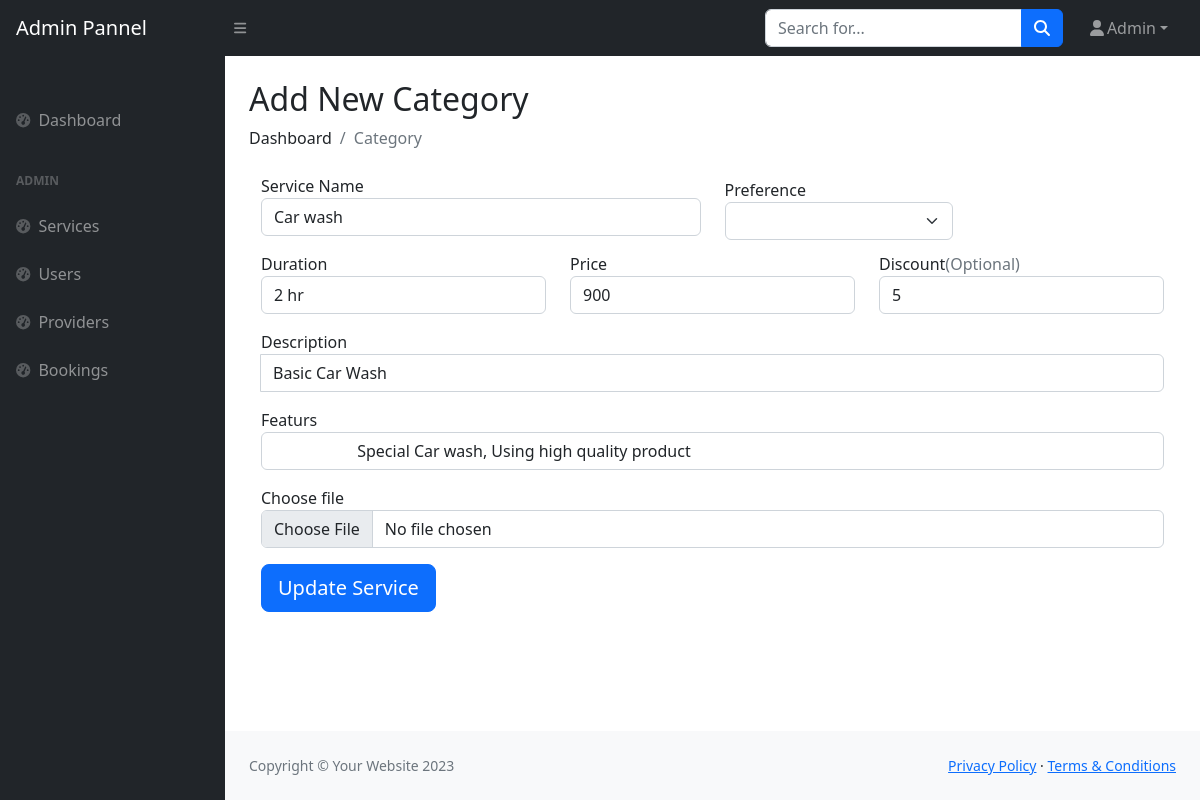
/admin/modify.php?sid=1 (signed in), run on the app's committed database.
### tables this page shows
CREATE TABLE `services` (
  `sid` int(11) NOT NULL,
  `sname` varchar(255) NOT NULL,
  `srating` int(11) NOT NULL,
  `sprice` int(11) NOT NULL,
  `sduration` varchar(10) NOT NULL,
  `sdes` varchar(255) NOT NULL,
  `sfeatures` varchar(255) NOT NULL,
  `scategory` int(11) NOT NULL,
  `simage` varchar(255) NOT NULL,
  `sattraction` varchar(255) DEFAULT NULL,
  `sdiscount` int(11) DEFAULT NULL,
  `screate` timestamp NOT NULL DEFAULT current_timestamp(),
  `created_by` int(11) DEFAULT NULL,
  `updated_by` int(11) DEFAULT NULL
);

### admin/modify.php (the view, shortened to what this page needs)
<?php require("./components/header.php");
$sid = isset($_GET['sid']) ? $_GET['sid'] : false;
if ($sid) {
    $src = "SELECT * FROM services WHERE sid=$sid";
    $rs = mysqli_query($conn, $src);
    $rec = mysqli_fetch_assoc($rs);
} else {
    $rec = ['sname' => '', 'scategory' => '', 'sduration' => '', 'sprice' => '', 'sdiscount' => '', 'sdes' => '', 'sfeatures' => ''];
}
?>
<main>
    <div class="container-fluid px-4">
        <h2 class="mt-4">Add New Category</h2>
        <ol class="breadcrumb mb-4">
            <li class="breadcrumb-item">Dashboard</li>
            <li class="breadcrumb-item active">Category</li>
        </ol>
        <div class="order-md-1 container">
            <form class="needs-validation" method="post" enctype="multipart/form-data">
                <div class="row">
                    <div class="col-md-6 mb-3">
                        <label for="firstName">Service Name </label>
                        <input type="text" class="form-control" id="firstName" placeholder="" name="sname" value="<?php echo $rec['sname'] ?>" required="">
                    </div>
                    <div class="col-auto my-1">
                        <label class="mr-sm-2" for="inlineFormCustomSelect">Preference</label>
                        <select class="form-select" id="scategory" name="scategory">
                            <?php
                            $sql = "SELECT subcat, subcatname FROM sub_category";
                            $result = $conn->query($sql);
                            if ($sid) {
                                echo "<option selected ></option>";
                            } else {
                                echo "<option selected disabled>Select an option</option>";
                            }
                            if ($result->num_rows > 0) {
                                while ($row = $result->fetch_assoc()) {
                                    echo "<option value='" . $row['subcat'] . "'>" . $row['subcatname'] . "</option>";
                                }
                            } else {
                                echo "<option>No sub-categories found</option>";
                            }
                            ?>
                        </select>
                    </div>
                </div>
                <div class="row">
                    <div class="col-md-4 mb-3">
                        <label for="lastName">Duration</label>
                        <input type="text" class="form-control" id="lastName" placeholder="hrs" name="sduration" value="<?php echo $rec['sduration'] ?>" required="">
                    </div>
                    <div class="col-md-4 mb-3">
                        <label for="address">Price</label>
                        <input type="number" class="form-control" id="address" placeholder="price" required="" name="sprice" value="<?php echo $rec['sprice'] ?>">
                    </div>
                    <div class="col-md-4 mb-3">
                        <label for="address2">Discount<span class="text-muted">(Optional)</span></label>
                        <input type="number" class="form-control" id="address2" placeholder="" name="sdiscount" value="<?php echo $rec['sdiscount'] ?>">
                    </div>
                </div>
                <div class="mb-3">
                    <label for="description">Description</label>
                    <div class="input-group">
                        <input type="text" class="form-control" id="description" placeholder="Write a short description" required="" name="sdes" value="<?php echo $rec['sdes'] ?>">
                    </div>
                </div>
                <div class="mb-3">
                    <label for="features">Featurs</label>
                    <input type="text" class="form-control" id="features" placeholder="write featurs separeted with ," name="sfeatures" value="<?php echo $rec['sfeatures']; ?>">
                </div>
                <div class="mb-3">
                    <div class="custom-file">
                        <label class="custom-file-label" for="customFile">Choose file</label>
                        <input type="file" class="form-control" id="simage" name="simage" accept="image/*" required>
                    </div>
                </div>
                <?php
                if ($sid) { ?>
                    <button class="btn btn-primary btn-lg btn-block" name="update">Update Service</button>
                <?php
                } else { ?>
                    <button class="btn btn-primary btn-lg btn-block" name="add">Add Service</button>
                <?php } ?>
            </form>
        </div>
    </div>
</main>
<?php require('./components/footer.php') ?>

### data on the page
services: sname "Car wash", sduration "2 hr", sprice "900", sdiscount "5", sdes "Basic Car Wash", sfeatures "Special Car wash, Using high quality product"

### other printed values
$_SESSION['a_info']['aname'] "Admin"
